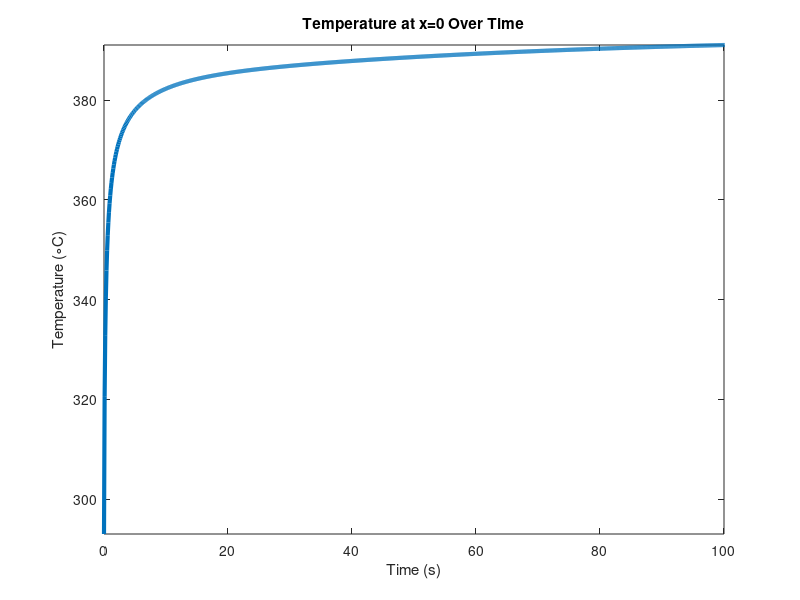

The MATLAB source for this figure: (Note: this script raises an error after producing the figure.)
L = .1; %length in meters
n = 20; %number of simulation nodes
T0 = 20+273; %initial temperature throughout bar in celcius
t_final = 100; %simulation time in seconds

material = 1; %0=steel, 1=aluminum

animation_plot = false;
over_xl_plot = false;
over_x0_plot = true;
over_time_plot = false;


T1 = 393; %Surface temp 1
%T2 = 100+273; %Surface temp 2

dx = L/n; %node side in meters

steel_thermal_conductivity = 50.2; %w/m^2
steel_density = 8050; %kg/m^3
steel_specific_heat = 502; %j/kgk

al_thermal_conductivity = 167;
al_density = 2710;
al_specific_heat = 896;

if material == 0
    alpha = steel_thermal_conductivity / (steel_density * steel_specific_heat);
elseif material == 1
    alpha = al_thermal_conductivity / (al_density * al_specific_heat);
end


dt = .1;% time step in seconds

x = dx/2:dx:L;

T = ones(n,1) * T0;
%size(x)
%size(T)
dTdt = zeros(n, 1);

t = 0:dt:t_final;
first_node_temp = [T0];
end_temp = [T0];
time = [0];
for j = 1:length(t)
    for i = 2:n-1
        dTdt(i) = alpha *(-(T(i) - T(i-1)) / dx^2 + (T(i+1)-T(i)) / dx^2);
    end
    dTdt(1) = alpha *(-(T(1) - T1) / dx^2 + (T(2)-T(1)) / dx^2);
    dTdt(n) = alpha *(-(T(n) - T(n-1)) / dx^2);
    T = T+dTdt*dt;
    newT = T;
    newT(1) = T1;
    first_node_temp(end+1) = T(1);
    end_temp(end+1) = T(end);
    time(end+1) = j*dt;
    if animation_plot
        figure(1);
        plot(x, T, 'Linewidth', 3);
        axis([0 L*1.05 min(T1, T0) max(T1, T0)]);
        xlabel(dt* j);
        ylabel('Temperature (\circC)');
    end
end
if over_time_plot
    figure(2);
    plot(x, newT, 'Linewidth', 3);
    title(strcat('Temperature across bar at t=', string(t_final), 's'));
    axis([0 L*1.05 -10 100]);
    xlabel('x location (meters)');
    ylabel('Temperature (\circC)');
end
if over_xl_plot
    figure(3);
    plot(time, end_temp, 'Linewidth', 3);
    axis([0, t_final, T0, max(end_temp)]);
    title('Temperature at x=L Over Time')
    xlabel('Time (s)');
    ylabel('Temperature (\circC)');
end
if over_x0_plot
    figure(4);
    plot(time, first_node_temp, 'Linewidth', 3);
    axis([0, t_final, T0, max(first_node_temp)]);
    title('Temperature at x=0 Over Time')
    xlabel('Time (s)');
    ylabel('Temperature (\circC)');
end
T = table(start_temp);
writetable(T,'myDataxl.csv');
disp(max(start_temp))
disp(min(start_temp))
